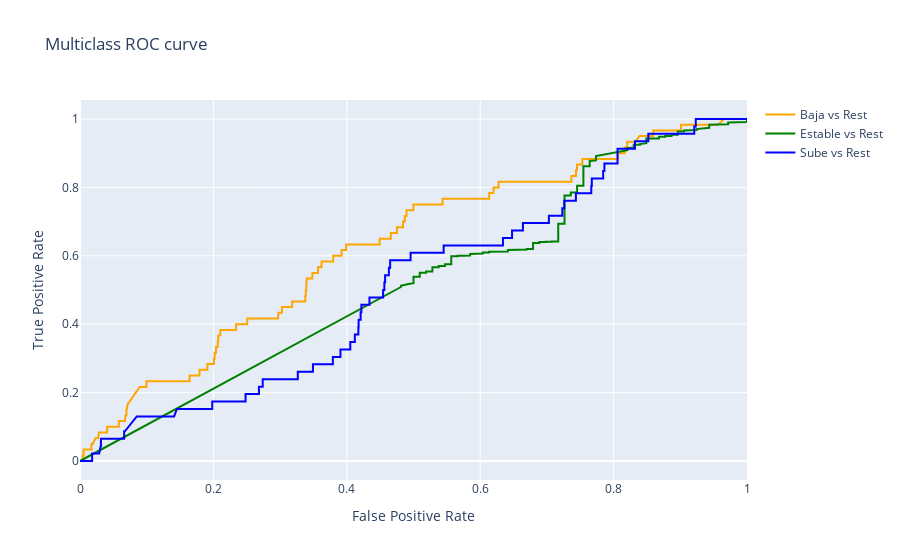

Notebook code for this chart:
### Code cell
fpr = {}
tpr = {}
thresh = {}

fpr[0], tpr[0], thresh[0] = roc_curve(
    y_test, pred_prob_mnb[:, 0], pos_label='Baja')
fpr[1], tpr[1], thresh[1] = roc_curve(
    y_test, pred_prob_mnb[:, 1], pos_label='Estable')
fpr[2], tpr[2], thresh[2] = roc_curve(
    y_test, pred_prob_mnb[:, 2], pos_label='Sube')


# Crear las curvas ROC
trace0 = go.Scatter(x=fpr[0], y=tpr[0], mode='lines', name='Baja vs Rest', line=dict(color='orange'))
trace1 = go.Scatter(x=fpr[1], y=tpr[1], mode='lines', name='Estable vs Rest', line=dict(color='green'))
trace2 = go.Scatter(x=fpr[2], y=tpr[2], mode='lines', name='Sube vs Rest', line=dict(color='blue'))

# Crear el layout
layout = go.Layout(title='Multiclass ROC curve', xaxis=dict(title='False Positive Rate'), yaxis=dict(title='True Positive Rate'))

fig = go.Figure(data=[trace0, trace1, trace2], layout=layout)
fig.show()

### Figure 1 — Plotly figure (JSON) as saved in the notebook; plotly's stock layout.template omitted (floating-point values rounded to 4 significant figures; data arrays with more than 128 entries replaced by an {"elided": "..."} marker saying what was removed)
{"data": [{"line": {"color": "orange"}, "mode": "lines", "name": "Baja vs Rest", "type": "scatter", "x": {"elided": "228 float values"}, "y": {"elided": "228 float values"}}, {"line": {"color": "green"}, "mode": "lines", "name": "Estable vs Rest", "type": "scatter", "x": {"elided": "184 float values"}, "y": {"elided": "184 float values"}}, {"line": {"color": "blue"}, "mode": "lines", "name": "Sube vs Rest", "type": "scatter", "x": {"elided": "202 float values"}, "y": {"elided": "202 float values"}}], "layout": {"title": {"text": "Multiclass ROC curve"}, "xaxis": {"title": {"text": "False Positive Rate"}}, "yaxis": {"title": {"text": "True Positive Rate"}}}}
